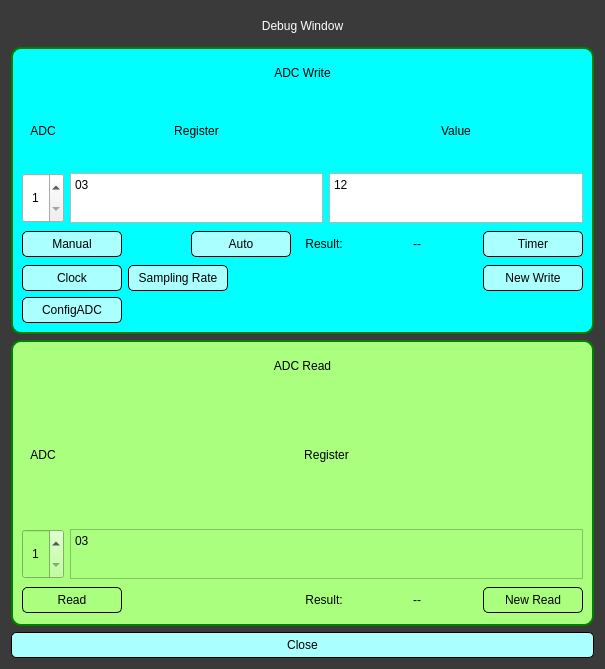
<?xml version="1.0" encoding="UTF-8"?>
<ui version="4.0">
 <class>DebugWin</class>
 <widget class="QDialog" name="DebugWin">
  <property name="geometry">
   <rect>
    <x>0</x>
    <y>0</y>
    <width>605</width>
    <height>669</height>
   </rect>
  </property>
  <property name="windowTitle">
   <string>Dialog</string>
  </property>
  <property name="styleSheet">
   <string notr="true">QDialog {color: qlineargradient(spread:pad, x1:0 y1:0, x2:1 y2:0, stop:0 rgba(0, 0, 0, 255), stop:1 rgba(255, 255, 255, 255));

/* background: qlineargrad ient( x1:0 y1:0, x2:1 y2:0, stop:0 rgb(39, 46, 141) , stop:0.5  rgb(39, 46, 141) ,  stop:1 rgb(149, 155, 173)    ); */
 background-color: rgb(58, 58, 58); 
}
QGroupBox {	
	background-color: rgb(0, 255, 255);
	border: 2px solid green;
	border-radius:10px;
}
QPushButton {
	font: 600 16pt &quot;Times New Roman&quot;;
	padding: 5px;
	background-color: rgb(170, 255, 255);
	border: 1px solid black;
	border-radius:5px;
}
QPushButton:hover {
	font: 600 16pt &quot;Times New Roman&quot;;
	padding: 5px;
	background-color: rgb(202, 248, 255);
	border: 2px solid black;
	border-radius:5px;
}
QLabel {
	font: 600 18pt &quot;Times New Roman&quot;;
	padding: 8px; 
	color: black; 
}

QLCDNumber{
	font: 600 18pt &quot;Times New Roman&quot;;
	padding: 8px; 
	background-color:transparent;
	border:0px solid transparent;
}

QPushButton:disabled {
	background-color:#ff0000;
	border:0px solid transparent;
} 
QSpinBox {	
	font: 600 14pt &quot;MS Shell Dlg 2&quot;;
}</string>
  </property>
  <layout class="QVBoxLayout" name="verticalLayout_9">
   <item>
    <widget class="QLabel" name="label_7">
     <property name="styleSheet">
      <string notr="true">color: rgb(255, 255, 255);
font: 600 20pt &quot;Oswald Regular&quot;;</string>
     </property>
     <property name="text">
      <string>Debug Window</string>
     </property>
     <property name="alignment">
      <set>Qt::AlignCenter</set>
     </property>
    </widget>
   </item>
   <item>
    <widget class="QGroupBox" name="groupBox">
     <property name="title">
      <string/>
     </property>
     <layout class="QVBoxLayout" name="verticalLayout_4">
      <item>
       <widget class="QLabel" name="label">
        <property name="text">
         <string>ADC Write</string>
        </property>
        <property name="alignment">
         <set>Qt::AlignCenter</set>
        </property>
       </widget>
      </item>
      <item>
       <layout class="QHBoxLayout" name="horizontalLayout">
        <item>
         <layout class="QVBoxLayout" name="verticalLayout">
          <item>
           <widget class="QLabel" name="label_3">
            <property name="text">
             <string>ADC</string>
            </property>
            <property name="alignment">
             <set>Qt::AlignCenter</set>
            </property>
           </widget>
          </item>
          <item>
           <widget class="QSpinBox" name="sp_write_ADC_Index">
            <property name="minimumSize">
             <size>
              <width>0</width>
              <height>50</height>
             </size>
            </property>
            <property name="alignment">
             <set>Qt::AlignCenter</set>
            </property>
            <property name="minimum">
             <number>1</number>
            </property>
            <property name="maximum">
             <number>48</number>
            </property>
           </widget>
          </item>
         </layout>
        </item>
        <item>
         <layout class="QVBoxLayout" name="verticalLayout_2">
          <item>
           <widget class="QLabel" name="label_4">
            <property name="text">
             <string>Register</string>
            </property>
            <property name="alignment">
             <set>Qt::AlignCenter</set>
            </property>
           </widget>
          </item>
          <item>
           <widget class="QTextEdit" name="txt_Write_Register">
            <property name="maximumSize">
             <size>
              <width>16777215</width>
              <height>50</height>
             </size>
            </property>
            <property name="html">
             <string>&lt;!DOCTYPE HTML PUBLIC &quot;-//W3C//DTD HTML 4.0//EN&quot; &quot;http://www.w3.org/TR/REC-html40/strict.dtd&quot;&gt;
&lt;html&gt;&lt;head&gt;&lt;meta name=&quot;qrichtext&quot; content=&quot;1&quot; /&gt;&lt;style type=&quot;text/css&quot;&gt;
p, li { white-space: pre-wrap; }
&lt;/style&gt;&lt;/head&gt;&lt;body style=&quot; font-family:'Sans Serif'; font-size:9pt; font-weight:400; font-style:normal;&quot;&gt;
&lt;p style=&quot; margin-top:0px; margin-bottom:0px; margin-left:0px; margin-right:0px; -qt-block-indent:0; text-indent:0px;&quot;&gt;03&lt;/p&gt;&lt;/body&gt;&lt;/html&gt;</string>
            </property>
           </widget>
          </item>
         </layout>
        </item>
        <item>
         <layout class="QVBoxLayout" name="verticalLayout_3">
          <item>
           <widget class="QLabel" name="label_5">
            <property name="text">
             <string>Value</string>
            </property>
            <property name="alignment">
             <set>Qt::AlignCenter</set>
            </property>
           </widget>
          </item>
          <item>
           <widget class="QTextEdit" name="txt_Write_Value">
            <property name="maximumSize">
             <size>
              <width>16777215</width>
              <height>50</height>
             </size>
            </property>
            <property name="html">
             <string>&lt;!DOCTYPE HTML PUBLIC &quot;-//W3C//DTD HTML 4.0//EN&quot; &quot;http://www.w3.org/TR/REC-html40/strict.dtd&quot;&gt;
&lt;html&gt;&lt;head&gt;&lt;meta name=&quot;qrichtext&quot; content=&quot;1&quot; /&gt;&lt;style type=&quot;text/css&quot;&gt;
p, li { white-space: pre-wrap; }
&lt;/style&gt;&lt;/head&gt;&lt;body style=&quot; font-family:'Sans Serif'; font-size:9pt; font-weight:400; font-style:normal;&quot;&gt;
&lt;p style=&quot; margin-top:0px; margin-bottom:0px; margin-left:0px; margin-right:0px; -qt-block-indent:0; text-indent:0px;&quot;&gt;12&lt;/p&gt;&lt;/body&gt;&lt;/html&gt;</string>
            </property>
           </widget>
          </item>
         </layout>
        </item>
       </layout>
      </item>
      <item>
       <layout class="QHBoxLayout" name="horizontalLayout_2">
        <item>
         <widget class="QPushButton" name="pb_Write">
          <property name="minimumSize">
           <size>
            <width>100</width>
            <height>0</height>
           </size>
          </property>
          <property name="text">
           <string>Manual</string>
          </property>
         </widget>
        </item>
        <item>
         <spacer name="horizontalSpacer">
          <property name="orientation">
           <enum>Qt::Horizontal</enum>
          </property>
          <property name="sizeHint" stdset="0">
           <size>
            <width>40</width>
            <height>20</height>
           </size>
          </property>
         </spacer>
        </item>
        <item>
         <widget class="QPushButton" name="pb_Write_Auto">
          <property name="minimumSize">
           <size>
            <width>100</width>
            <height>0</height>
           </size>
          </property>
          <property name="text">
           <string>Auto</string>
          </property>
         </widget>
        </item>
        <item>
         <widget class="QLabel" name="label_6">
          <property name="text">
           <string>Result:</string>
          </property>
          <property name="alignment">
           <set>Qt::AlignCenter</set>
          </property>
         </widget>
        </item>
        <item>
         <widget class="QLabel" name="lbl_write_result">
          <property name="minimumSize">
           <size>
            <width>120</width>
            <height>0</height>
           </size>
          </property>
          <property name="text">
           <string>--</string>
          </property>
          <property name="alignment">
           <set>Qt::AlignCenter</set>
          </property>
         </widget>
        </item>
        <item>
         <widget class="QPushButton" name="pb_Write_Timer">
          <property name="minimumSize">
           <size>
            <width>100</width>
            <height>0</height>
           </size>
          </property>
          <property name="text">
           <string>Timer</string>
          </property>
         </widget>
        </item>
       </layout>
      </item>
      <item>
       <layout class="QHBoxLayout" name="horizontalLayout_5">
        <item>
         <widget class="QPushButton" name="pb_Write_Clock">
          <property name="minimumSize">
           <size>
            <width>100</width>
            <height>0</height>
           </size>
          </property>
          <property name="text">
           <string>Clock</string>
          </property>
         </widget>
        </item>
        <item>
         <widget class="QPushButton" name="pb_Write_SampleRate">
          <property name="minimumSize">
           <size>
            <width>100</width>
            <height>0</height>
           </size>
          </property>
          <property name="text">
           <string>Sampling Rate</string>
          </property>
         </widget>
        </item>
        <item>
         <spacer name="horizontalSpacer_3">
          <property name="orientation">
           <enum>Qt::Horizontal</enum>
          </property>
          <property name="sizeHint" stdset="0">
           <size>
            <width>40</width>
            <height>20</height>
           </size>
          </property>
         </spacer>
        </item>
        <item>
         <widget class="QPushButton" name="pb_Write_New">
          <property name="minimumSize">
           <size>
            <width>100</width>
            <height>0</height>
           </size>
          </property>
          <property name="text">
           <string>New Write</string>
          </property>
         </widget>
        </item>
       </layout>
      </item>
      <item>
       <layout class="QHBoxLayout" name="horizontalLayout_6">
        <item>
         <widget class="QPushButton" name="pb_ConfigADC">
          <property name="minimumSize">
           <size>
            <width>100</width>
            <height>0</height>
           </size>
          </property>
          <property name="text">
           <string>ConfigADC</string>
          </property>
         </widget>
        </item>
        <item>
         <spacer name="horizontalSpacer_4">
          <property name="orientation">
           <enum>Qt::Horizontal</enum>
          </property>
          <property name="sizeHint" stdset="0">
           <size>
            <width>40</width>
            <height>20</height>
           </size>
          </property>
         </spacer>
        </item>
       </layout>
      </item>
     </layout>
    </widget>
   </item>
   <item>
    <widget class="QGroupBox" name="groupBox_2">
     <property name="styleSheet">
      <string notr="true">background-color: rgb(170, 255, 127);</string>
     </property>
     <property name="title">
      <string/>
     </property>
     <layout class="QVBoxLayout" name="verticalLayout_8">
      <item>
       <widget class="QLabel" name="label_2">
        <property name="text">
         <string>ADC Read</string>
        </property>
        <property name="alignment">
         <set>Qt::AlignCenter</set>
        </property>
       </widget>
      </item>
      <item>
       <layout class="QHBoxLayout" name="horizontalLayout_3">
        <item>
         <layout class="QVBoxLayout" name="verticalLayout_5">
          <item>
           <widget class="QLabel" name="label_8">
            <property name="text">
             <string>ADC</string>
            </property>
            <property name="alignment">
             <set>Qt::AlignCenter</set>
            </property>
           </widget>
          </item>
          <item>
           <widget class="QSpinBox" name="sp_read_ADC_Index">
            <property name="minimumSize">
             <size>
              <width>0</width>
              <height>50</height>
             </size>
            </property>
            <property name="alignment">
             <set>Qt::AlignCenter</set>
            </property>
            <property name="minimum">
             <number>1</number>
            </property>
            <property name="maximum">
             <number>48</number>
            </property>
           </widget>
          </item>
         </layout>
        </item>
        <item>
         <layout class="QVBoxLayout" name="verticalLayout_6">
          <item>
           <widget class="QLabel" name="label_9">
            <property name="text">
             <string>Register</string>
            </property>
            <property name="alignment">
             <set>Qt::AlignCenter</set>
            </property>
           </widget>
          </item>
          <item>
           <widget class="QTextEdit" name="txt_Read_Register">
            <property name="maximumSize">
             <size>
              <width>16777215</width>
              <height>50</height>
             </size>
            </property>
            <property name="html">
             <string>&lt;!DOCTYPE HTML PUBLIC &quot;-//W3C//DTD HTML 4.0//EN&quot; &quot;http://www.w3.org/TR/REC-html40/strict.dtd&quot;&gt;
&lt;html&gt;&lt;head&gt;&lt;meta name=&quot;qrichtext&quot; content=&quot;1&quot; /&gt;&lt;style type=&quot;text/css&quot;&gt;
p, li { white-space: pre-wrap; }
&lt;/style&gt;&lt;/head&gt;&lt;body style=&quot; font-family:'Sans Serif'; font-size:9pt; font-weight:400; font-style:normal;&quot;&gt;
&lt;p style=&quot; margin-top:0px; margin-bottom:0px; margin-left:0px; margin-right:0px; -qt-block-indent:0; text-indent:0px;&quot;&gt;03&lt;/p&gt;&lt;/body&gt;&lt;/html&gt;</string>
            </property>
           </widget>
          </item>
         </layout>
        </item>
       </layout>
      </item>
      <item>
       <layout class="QHBoxLayout" name="horizontalLayout_4">
        <item>
         <widget class="QPushButton" name="pb_Read">
          <property name="minimumSize">
           <size>
            <width>100</width>
            <height>0</height>
           </size>
          </property>
          <property name="text">
           <string>Read</string>
          </property>
         </widget>
        </item>
        <item>
         <spacer name="horizontalSpacer_2">
          <property name="orientation">
           <enum>Qt::Horizontal</enum>
          </property>
          <property name="sizeHint" stdset="0">
           <size>
            <width>40</width>
            <height>20</height>
           </size>
          </property>
         </spacer>
        </item>
        <item>
         <widget class="QLabel" name="label_11">
          <property name="text">
           <string>Result:</string>
          </property>
          <property name="alignment">
           <set>Qt::AlignCenter</set>
          </property>
         </widget>
        </item>
        <item>
         <widget class="QLabel" name="lbl_read_result">
          <property name="minimumSize">
           <size>
            <width>120</width>
            <height>0</height>
           </size>
          </property>
          <property name="text">
           <string>--</string>
          </property>
          <property name="alignment">
           <set>Qt::AlignCenter</set>
          </property>
         </widget>
        </item>
        <item>
         <widget class="QPushButton" name="pb_Read_New">
          <property name="minimumSize">
           <size>
            <width>100</width>
            <height>0</height>
           </size>
          </property>
          <property name="text">
           <string>New Read</string>
          </property>
         </widget>
        </item>
       </layout>
      </item>
     </layout>
    </widget>
   </item>
   <item>
    <widget class="QPushButton" name="pb_Close">
     <property name="minimumSize">
      <size>
       <width>100</width>
       <height>0</height>
      </size>
     </property>
     <property name="text">
      <string>Close</string>
     </property>
    </widget>
   </item>
  </layout>
 </widget>
 <resources/>
 <connections/>
</ui>
